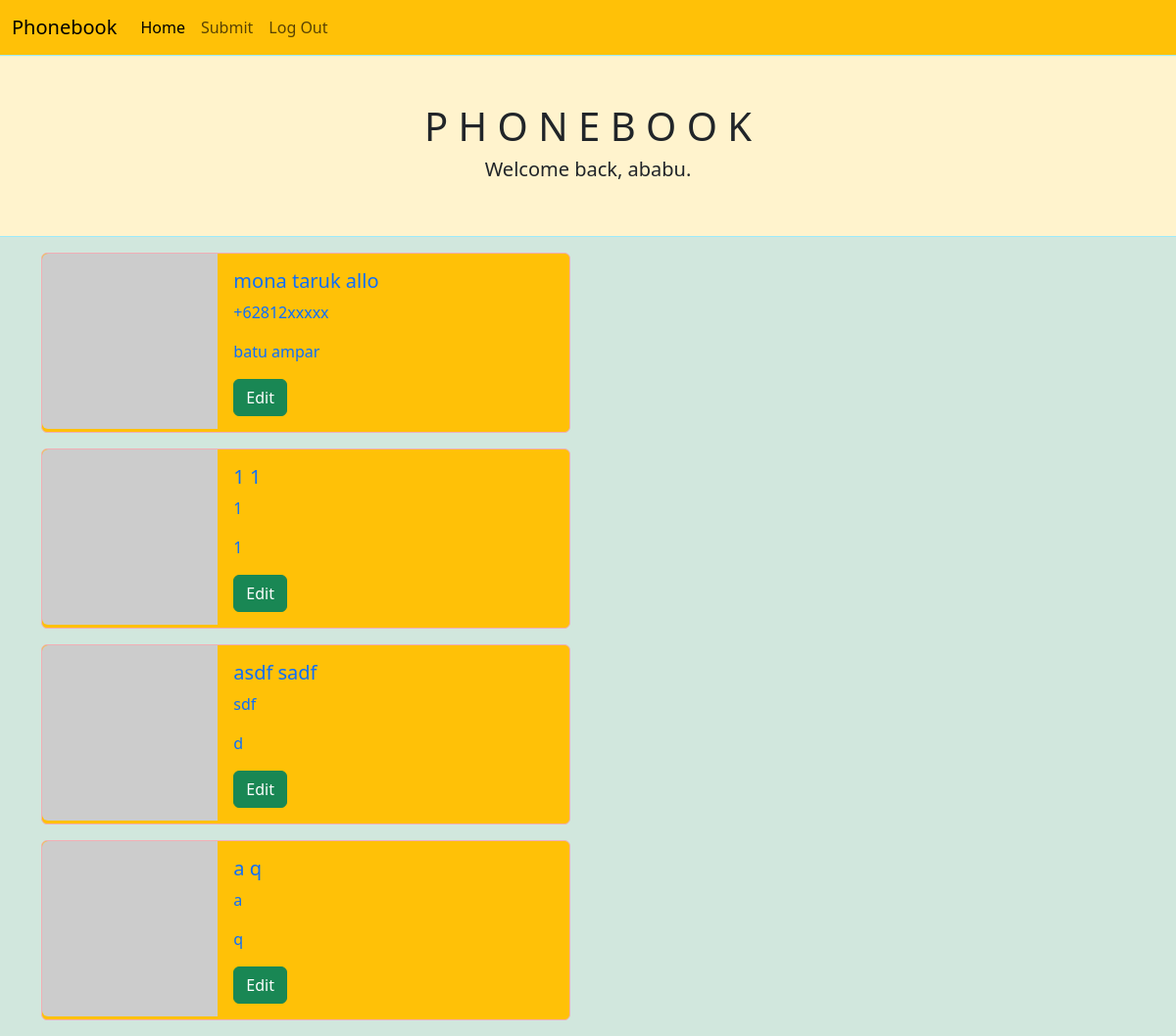
Page / (signed in) on the earlier database version.
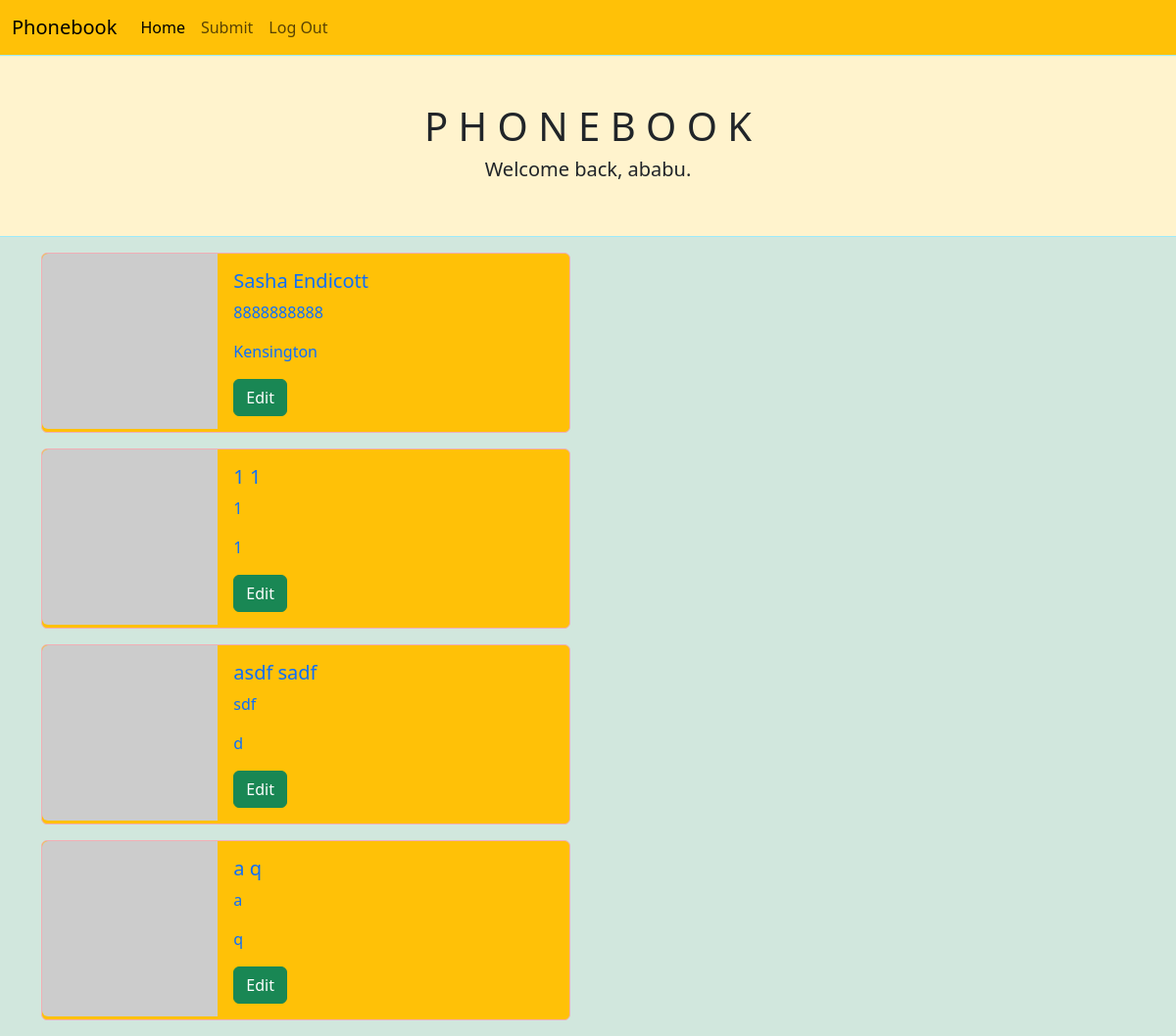
Same page on the later database version.
### app/models.py (models this page shows, shortened)
class User(db.Model, UserMixin):
    id = db.Column(db.Integer, primary_key=True)
    first_name = db.Column(db.String(50), nullable=False)
    last_name = db.Column(db.String(50), nullable=False)
    email = db.Column(db.String(75), nullable=False, unique=True)
    username = db.Column(db.String(75), nullable=False, unique=True)
    password = db.Column(db.String(255), nullable=False)
    entries = db.relationship('Entry', backref='submitter')

class Entry(db.Model):
    id = db.Column(db.Integer, primary_key=True)
    first_name = db.Column(db.String(50), nullable=False)
    last_name = db.Column(db.String(50), nullable=False)
    phone_number = db.Column(db.String(75), nullable=False)
    address = db.Column(db.String(100), nullable=False)
    date_created = db.Column(db.DateTime, nullable=False, default=datetime.utcnow)
    user_id = db.Column(db.Integer, db.ForeignKey('user.id')) # SQL - FOREIGN KEY(user_id) REFERENCES user(id)

### app/routes.py (the view)
@app.route('/')
def index():
    entries = Entry.query.all()
    return render_template('index.html', entries=entries)

### app/models.py (called while the page is built)
@login.user_loader
def get_a_user_by_id(user_id):
    return db.session.get(User, user_id)

### app/templates/index.html (shortened to what this page needs)
{% extends 'base.html' %}
{% block header %}
<h1>P H O N E B O O K</h1>
{% if current_user.is_authenticated %}
        <h5>Welcome back, {{ current_user.username }}.</h5>
    {% else %}
        <h5>Log in or create an account to make entries.</h5>
    {% endif %}
{% endblock %}
{% block content %}
        <div>
{% for entry in entries %}
{% if entry.submitter == current_user %}
<div class="card my-3 bg-warning text-primary border-danger-subtle" style="max-width: 540px;">
    <div class="row g-0">
      <div class="col-md-4">
        <img src="https://i.pravatar.cc/300" class="img-fluid rounded-start" alt="a kitten">
      </div>
      <div class="col-md-8">
        <div class="card-body">
          <h5 class="card-title">{{ entry.first_name }} {{ entry.last_name }}</h5>
          <p class="card-text">{{ entry.phone_number }}</p>
          <p class="card-text">{{ entry.address }}</p>
          <a href="{{ url_for('edit_entry', entry_id=entry.id) }}" class="btn btn-success">Edit</a>
        </div>
      </div>
    </div>
</div>
{% endif %}
{% endfor %}
{% endblock %}

### app/templates/base.html (shortened to what this page needs)
<!DOCTYPE html>
<html lang="en">
<head>
    <link rel="stylesheet" href="https://cdn.jsdelivr.net/npm/bootstrap@5.3.0-alpha1/dist/css/bootstrap.min.css">
</head>
<body class="bg-success-subtle">
    {% include 'nav.html' %}
    <div class="row bg-warning-subtle border border-info-subtle py-5">
        <div class="col text-center">
            {% block header %}{% endblock %}
        </div>
    </div>
    <div class="container">
        {% block content %}
        {% endblock %}
    </div>
</body>
</html>

### app/templates/nav.html (shortened to what this page needs)
<nav class="navbar navbar-expand-lg navbar-light bg-warning">
    <div class="container-fluid">
      <a class="navbar-brand" href="/">Phonebook</a>
      <div class="collapse navbar-collapse" id="navbarNavAltMarkup">
        <div class="navbar-nav">
          <a class="nav-link active" aria-current="page" href="/">Home</a>
          {% if current_user.is_authenticated %}
                <a class="nav-link" href="/submission">Submit</a>
                <a class="nav-link" href="/logout">Log Out</a>
          {% else %}
                <a class="nav-link" href="/signup">Sign Up</a>
                <a class="nav-link" href="/login">Log In</a>
          {% endif %}
        </div>
      </div>
    </div>
  </nav>

Differences in the rows shown:
changed Entry: first_name "mona" → "Sasha"; last_name "taruk allo" → "Endicott"; phone_number "+62812xxxxx" → "8888888888"; address "batu ampar" → "Kensington"
